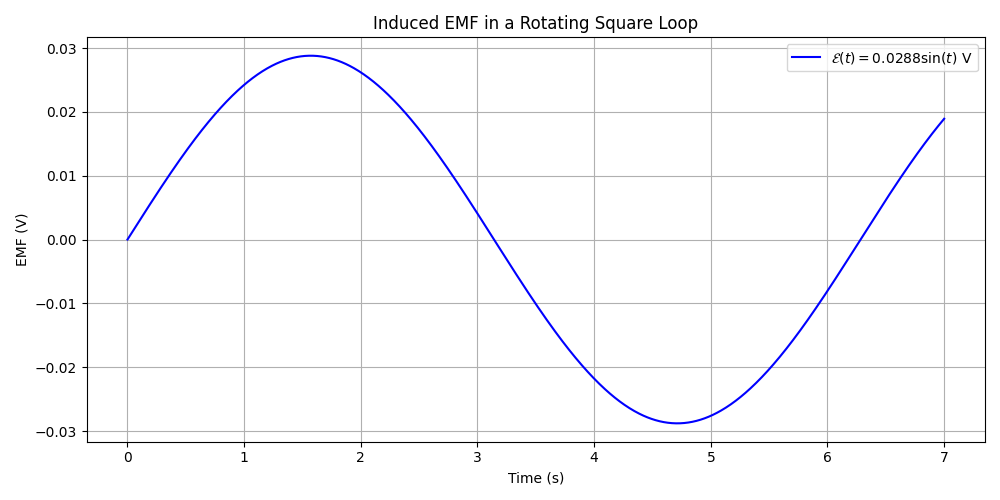

The script that drew this image:
import numpy as np
import matplotlib.pyplot as plt

# Constants
B = 2                # Tesla
A = 0.12 ** 2        # m^2
omega = 1            # rad/s
t = np.linspace(0, 7, 1000)  # Time from 0 to 7 seconds

# EMF calculation
emf = B * A * omega * np.sin(omega * t)

# Plotting
plt.figure(figsize=(10, 5))
plt.plot(t, emf, label=r'$\mathcal{E}(t) = 0.0288 \sin(t)$ V', color='blue')
plt.title('Induced EMF in a Rotating Square Loop')
plt.xlabel('Time (s)')
plt.ylabel('EMF (V)')
plt.grid(True)
plt.legend()
plt.tight_layout()
plt.show()
